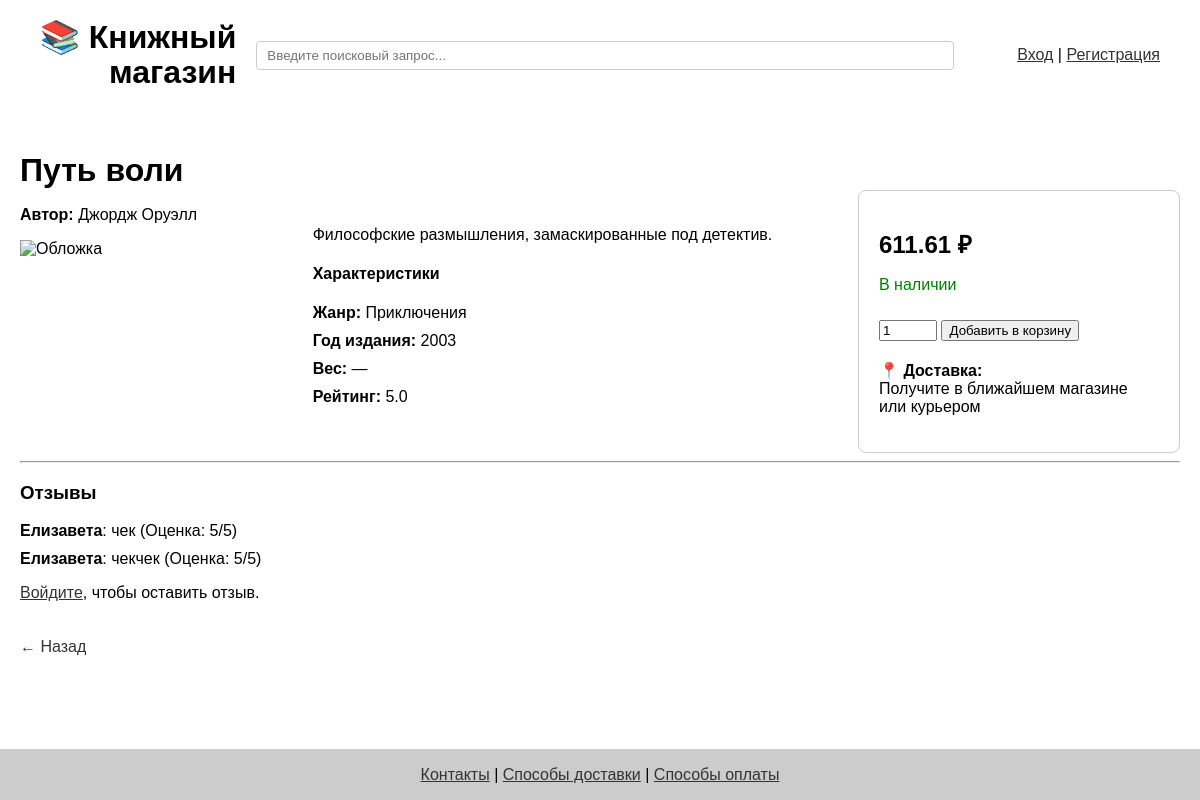
/book/43, run on an earlier commit of the app's database.
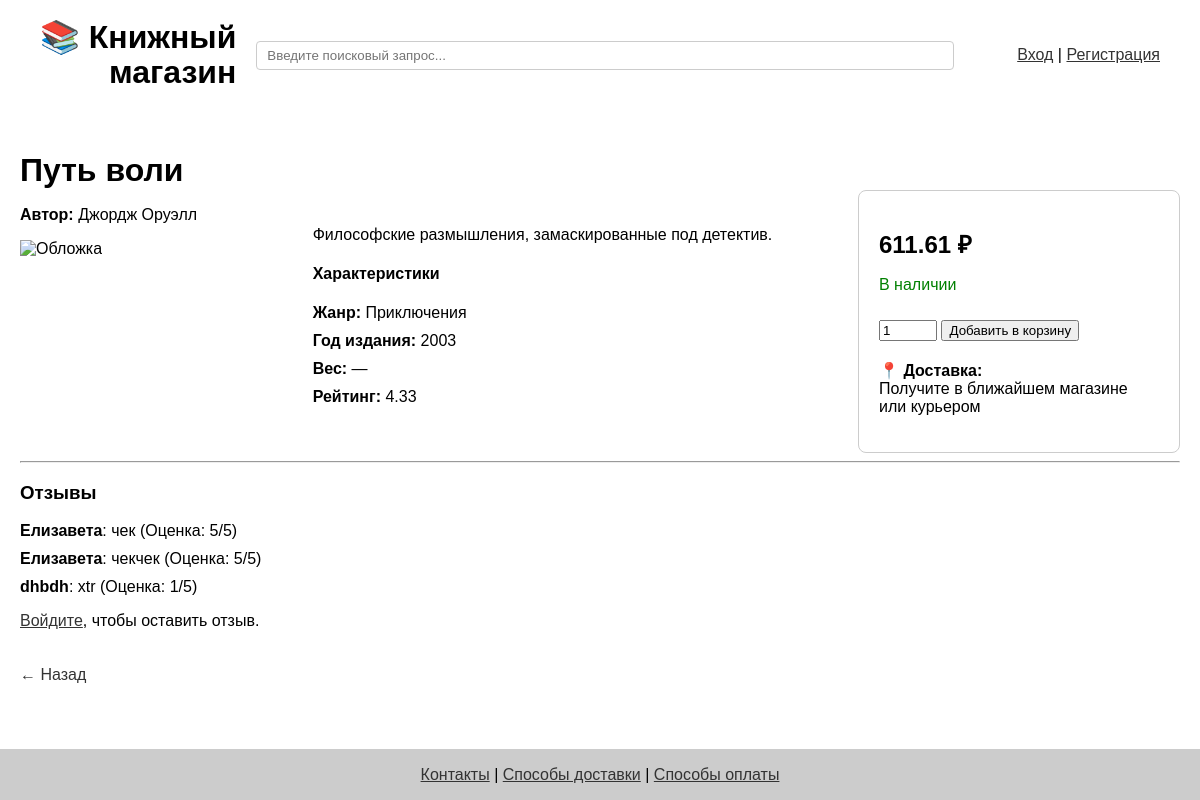
And on a later commit of the database.
### app/models.py (models this page shows, shortened)
class Book(db.Model):
    id = db.Column(db.Integer, primary_key=True)
    title = db.Column(db.String(120))
    author = db.Column(db.String(120))
    year = db.Column(db.Integer)
    price = db.Column(db.Float)
    genre = db.Column(db.String(100))
    category = db.Column(db.String(100))
    cover = db.Column(db.String(255))
    description = db.Column(db.Text)
    rating = db.Column(db.Float)

class Review(db.Model):
    id = db.Column(db.Integer, primary_key=True)
    user_id = db.Column(db.Integer, db.ForeignKey('user.id', ondelete='CASCADE'), nullable=False)
    book_id = db.Column(db.Integer, db.ForeignKey('book.id'), nullable=False)
    text = db.Column(db.Text, nullable=False)
    rating = db.Column(db.Integer, nullable=False)
    book = db.relationship('Book')

class User(db.Model, UserMixin):
    id = db.Column(db.Integer, primary_key=True)
    first_name = db.Column(db.String(50), nullable=False)
    last_name = db.Column(db.String(50), nullable=False)
    full_name = f"{first_name} {last_name}"
    email = db.Column(db.String(120), unique=True, nullable=False)
    phone = db.Column(db.String(20))
    password = db.Column(db.String(100), nullable=False)
    cart_items = db.relationship('CartItem', back_populates='user', cascade='all, delete-orphan', passive_deletes=True)
    reviews = db.relationship('Review', backref='user', cascade='all, delete-orphan', passive_deletes=True)

### app/routes.py (the view, shortened to what this page needs)
@app.route('/book/<int:book_id>', methods=['GET', 'POST'])
def book_detail(book_id):
    book = Book.query.get_or_404(book_id)
    reviews = Review.query.filter_by(book_id=book_id).all()
    prev = request.args.get('prev') or request.form.get('prev') or url_for('index')
    return render_template('book_detail.html', book=book, reviews=reviews, prev=prev)

### app/routes.py (called while the page is built)
@app.context_processor
def inject_genres():
    return dict(genres=[g[0] for g in db.session.query(Book.genre).distinct() if g[0]])

### app/templates/book_detail.html (shortened to what this page needs)
{% extends 'base.html' %}
{% block content %}
{% set back_url = prev or url_for('index') %}
<h1 style="margin-bottom: 1px;">{{ book.title }}</h1>
<div style="display: flex; flex-wrap: wrap; justify-content: space-between; align-items: flex-start; gap: 20px;">
    <div style="flex: 1; min-width: 220px;">
        <p><strong>Автор:</strong> {{ book.author }}</p>
        <img src="https://media.istockphoto.com/id/162833278/nl/foto/blank-book.jpg?s=612x612&w=0&k=20&c=C-kb218UqFZ_ZdWg8ILDDcXDwpmYzwghnew_7VWZwm4="
             alt="Обложка" style="width: 100%; height: auto; max-width: 300px; margin-bottom: 15px;">
    </div>
    <div style="flex: 2; min-width: 300px; padding: 20px; text-align: left;">
        <p>{{ book.description }}</p>
        <h4>Характеристики</h4>
        <ul style="list-style: none; padding-left: 0;">
            <li><strong>Жанр:</strong> {{ book.genre or '—' }}</li>
            <li><strong>Год издания:</strong> {{ book.year }}</li>
            <li><strong>Вес:</strong> {{ book.weight or '—' }}</li>
            <li><strong>Рейтинг:</strong> {{ book.rating }}</li>
        </ul>
    </div>
    <div style="flex: 0 0 280px; border: 1px solid #ccc; padding: 20px; border-radius: 8px;">
        <p><strong style="font-size: 24px;">{{ book.price }} ₽</strong></p>
        <p><span style="color: green;">В наличии</span></p>
        <form action="{{ url_for('add_to_cart', book_id=book.id) }}" method="post">
            <input type="number" name="quantity" value="1" min="1" style="width: 50px;">
            <button type="submit" style="margin-top: 10px;">Добавить в корзину</button>
        </form>
        <p style="margin-top: 20px;">📍 <strong>Доставка:</strong><br>Получите в ближайшем магазине или курьером</p>
    </div>
</div>
<hr>
<h3>Отзывы</h3>
{% if reviews %}
    <ul style="list-style: none; padding-left: 0;">
        {% for review in reviews %}
            <li><strong>{{ review.user.first_name }}</strong>: {{ review.text }} (Оценка: {{ review.rating }}/5)</li>
        {% endfor %}
    </ul>
{% else %}
    <p>Отзывов пока нет.</p>
{% endif %}
{% if current_user.is_authenticated %}
    <form method="post" action="{{ url_for('book_detail', book_id=book.id) }}" style="margin-top: 20px;">
        <input type="hidden" name="form_type" value="review">
        <input type="hidden" name="prev" value="{{ prev }}">
        <label>Оценка:
            <select name="rating">
                {% for r in range(1, 6) %}
                    <option value="{{ r }}">{{ r }}</option>
                {% endfor %}
            </select>
        </label><br><br>
        <label>Комментарий:<br>
            <textarea name="text" required rows="4" cols="40"></textarea>
        </label><br><br>
        <button type="submit">Оставить отзыв</button>
    </form>
{% else %}
    <p><a href="{{ url_for('login') }}">Войдите</a>, чтобы оставить отзыв.</p>
{% endif %}
{% set back_url = prev or request.referrer or url_for('index') %}
<a href="{{ back_url }}" style="display: inline-block; margin-top: 20px; text-decoration: none;">← Назад</a>
    <br>
    <br>
    <br>
    <br>
{% endblock %}

### app/templates/base.html (shortened to what this page needs)
<!DOCTYPE html>
<html lang="ru">
<head>
</head>
<body>
<div class="wrapper">
<header style="padding: 20px;">
    <div style="
        display: flex;
        flex-wrap: wrap;
        align-items: center;
        justify-content: space-between;
        gap: 20px;
    ">
        <div style="flex-shrink: 0;">
            <a href="{{ url_for('index') }}" style="text-decoration: none; color: inherit;">
                <h1 style="margin: 0; line-height: 1.1; white-space: nowrap; text-align: right;">
                    📚 Книжный<br>магазин
                </h1>
            </a>
        </div>
        <div style="
            display: flex;
            flex: 1;
            min-width: 250px;
            flex-wrap: wrap;
            justify-content: flex-end;
            align-items: center;
            gap: 10px;
        ">
            <form action="{{ url_for('search') }}" method="get" style="flex: 1; min-width: 150px;">
                <input type="text" name="q"
                       placeholder="Введите поисковый запрос..."
                       value="{{ request.args.get('q', '') }}"
                       style="width: 90%; padding: 6px 10px; border: 1px solid #ccc; border-radius: 4px;">
            </form>
            <div style="white-space: nowrap;">
                {% if current_user.is_authenticated %}
                    <a href="{{ url_for('profile') }}"><strong>{{ current_user.first_name }}</strong></a> |
                    <a href="{{ url_for('view_cart') }}">Корзина</a> |
                    <a href="{{ url_for('logout') }}">Выйти</a>
                {% else %}
                    <a href="{{ url_for('login') }}">Вход</a> |
                    <a href="{{ url_for('register') }}">Регистрация</a>
                {% endif %}
            </div>
        </div>
    </div>
</header>
<div class="container">
    <main class="main-content">
        {% block content %}{% endblock %}
    </main>
</div>
    <footer>
        <p>
            <a href="{{ url_for('contacts') }}">Контакты</a> |
            <a href="{{ url_for('delivery') }}">Способы доставки</a> |
            <a href="{{ url_for('payment') }}">Способы оплаты</a>
        </p>
    </footer>
</div>
</body>
</html>

### app/templates/base.html (style rules this page uses)
html, body { height: 100%; margin: 0; padding: 0; font-family: sans-serif; }
.wrapper { flex: 1; display: flex; flex-direction: column; max-width: 1200px; margin: 0 auto; padding: 0 20px; min-height: 100vh; }
.main-content { flex: 1; padding: 20px 0; }
.container { display: flex; flex-direction: column; gap: 20px; }
header, footer { padding: 25px 20px; }
footer { text-align: center; padding: 0px 0; border-top: 1px solid #ccc; }
ul li { margin-bottom: 10px; }
a { color: #333; }
footer { position: fixed; bottom: 0; width: 100%; left: 0; background: #ccc; }

What changed in the data, as far as the page shows it:
changed Book "Путь воли": rating "5.0" → "4.33"
added Review: user.first_name "dhbdh", text "xtr", rating "1"
